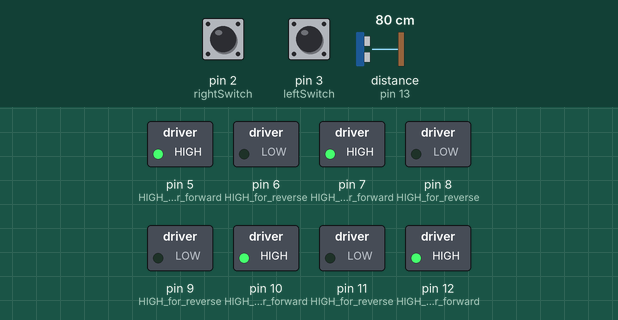
Bench run of a sketch on a simulated Arduino Uno, built with avr-gcc and run on an emulated ATmega328P. Parts: switched loads named in the sketch (green lamp = pin HIGH). Wiring (inferred from the names in the program): ultrasonic range finder: trigger pin 4; echo pin 13. Inputs (shaded band) come from the test bench; at power-on: distance to the obstacle (sensor on pin 13) 80 cm, pin 3 (leftSwitch) LOW, pin 2 (rightSwitch) LOW. The echo pulse lasts 58.3 µs per cm; pins used as bus, display or sensor lines are not drawn.

Above: at 2.2 s.
2.3 s: distance to the obstacle (sensor on pin 13) set to 12 cm
At 3.7 s:
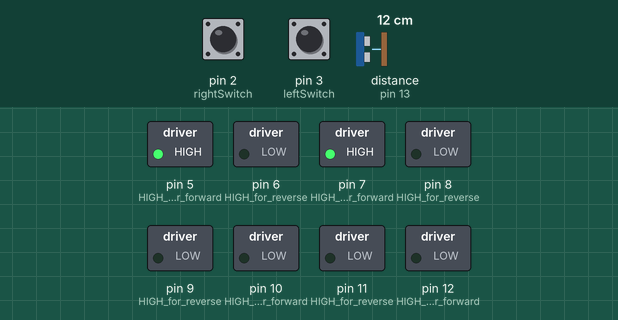
4.5 s: distance to the obstacle (sensor on pin 13) set to 9 cm
At 4.8 s:
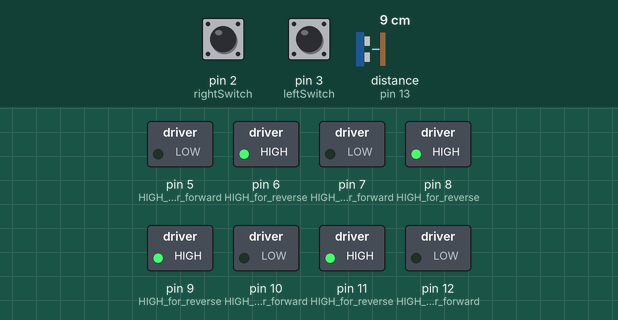
At 6.8 s:
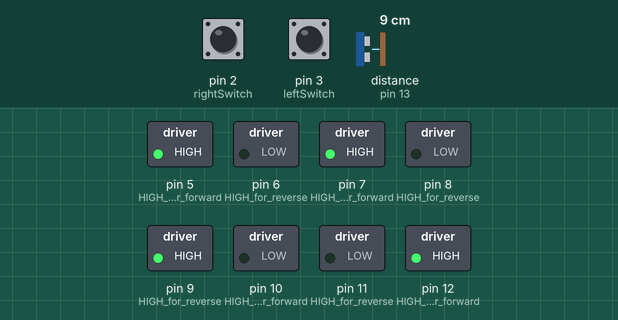
7.5 s: pin 3 (leftSwitch) pulled HIGH for 0.15 s
10.6 s: pin 3 (leftSwitch) pulled HIGH for 1 s
14.6 s: pin 3 (leftSwitch) pulled HIGH for 3.2 s
Timing chart, 0 to 20.3 s (numbered marks = the images above; inputs shaded):
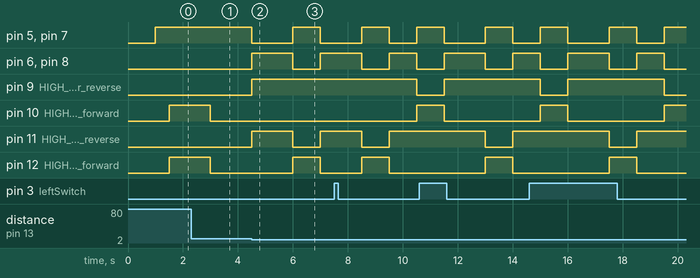

The sketch:

RotavatorTest.ino
```cpp
/**************************************
 * Robotic Rotavator Test Code        *
 * By: Lloyd Mundo                    *
 * Last Modified: 20 May 2019         *
 **************************************/

/* Global Variables are declared here */
const int echoPin = 13;           // echo pin of ultrasonic sensor
const int trigPin = 4;            // trigger pin of ultrasonic sensor
long duration = 0;                // duraion of the echo pulse
float distance = 0;               // distance of the object detected
const byte leftSwitch = 3;        // interrupt pin for left limit switch
const byte rightSwitch = 2;       // interrupt pin for right limit switch
volatile bool bumpedOnLeft = 0;   // flag for when left bumper is hit
volatile bool bumpedOnRight = 0;  // flag for when right bumper is hit
bool forwardState = 0;            // 1 if forward, 0 for stopped
unsigned long previousMillis = 0; // store the last time forwardState is updated
unsigned long currentMillis = 0;  // current running time of forwardState
unsigned long serialMillis = 0;   // store the time when a message is sent to the pi
unsigned long afterSerialMillis = 0;  // current running time after sending a request to pi
const long interval = 1500;       // interval to stop and forward the motor (wheels)
String reply = "";                // holds the reply from raspbery pi

/* Function prototypes declarations */
void forward();
void reverse( int ms );
void stopMotor();
void turnLeft( int ms );
void turnRight( int ms );
void rotorOn();
void rotorReverse();
void rotorOff();
float objDistance();

/* Set up function to define ports and run once*/
void setup()
{
  /* Ultrasonic Sensor */
  pinMode( trigPin, OUTPUT );
  pinMode( echoPin, INPUT );

  /* Wheel Motors */
  pinMode( 12, OUTPUT );  //HIGH for forward
  pinMode( 11, OUTPUT );  //HIGH for reverse
  pinMode( 10, OUTPUT );  //HIGH for forward
  pinMode(  9, OUTPUT );  //HIGH for reverse

  /* Rotor Motors */
  pinMode( 8, OUTPUT ); //HIGH for reverse
  pinMode( 7, OUTPUT ); //HIGH for forward
  pinMode( 6, OUTPUT ); //HIGH for reverse
  pinMode( 5, OUTPUT ); //HIGH for forward

  /* Interrupts */
  pinMode(leftSwitch, INPUT);
  pinMode(rightSwitch, INPUT);
  attachInterrupt(digitalPinToInterrupt(leftSwitch), leftBump, HIGH);
  attachInterrupt(digitalPinToInterrupt(rightSwitch), rightBump, HIGH);

  Serial.begin(9600);
  delay(1000); // 1 second delay before robot starts
}


/* Main Program */
void loop()
{
  rotorOn();
  currentMillis = millis();
  if(currentMillis - previousMillis >= interval)
  {
    previousMillis = currentMillis;
    if(forwardState == 0){
      forwardState = 1;
      forward();
    }
    else{
      forwardState = 0;
      stopMotor();
    }
  }
  /*
  Serial.write("req");
  serialMillis = millis();
  while(!Serial.available())
  {
    afterSerialMillis = millis();
    // if elapsed time after sending a message is greater than or equal 1s
    if((afterSerialMillis - serialMillis) >= 400)
      break;
  }
  reply = Serial.readString();
  if(reply == "turnRight")
  {
    turnRight(800);
  }
  else if(reply == "turnLeft")
  {
    turnLeft(800);
  }
  else if(reply == "reverse")
  {
    rotorReverse();
    reverse(1500);
    rotorOn();
    turnRight(1000);
  }
  else if(reply == "noObject"){}
  reply = ""; //flush reply
  */
  if(bumpedOnLeft == 1){
    rotorReverse();
    reverse(1000);
    rotorOn();
    turnRight(1000);
    bumpedOnLeft = 0;
  }
  else if(bumpedOnRight == 1){
    rotorReverse();
    reverse(1500);
    rotorOn();
    turnLeft(1000);
    bumpedOnRight = 0;
  }
  else if(objDistance() < 10){
    rotorReverse();
    reverse(1500);
    rotorOn();
    turnLeft(1000);
  }
}

/****************************************************
 * Interrupt Service Routine for left limit switch  *
 ***************************************************/
void leftBump()
{
  bumpedOnLeft = 1;
}

/****************************************************
 * Interrupt Service Routine for right limit switch *
 ***************************************************/
void rightBump()
{
  bumpedOnRight = 1;
}

/**********************************
 * Function to move robot forward *
 * Arguments: delay in ms         *
 *********************************/
void forward()
{
  digitalWrite(12, HIGH);
  digitalWrite(10, HIGH);
  digitalWrite(11, LOW);
  digitalWrite(9, LOW);
}

/******************************************
 * Function to move the robot in reverse  *
 * Arguments: delay in ms                 *
 *****************************************/
void reverse(int ms)
{
  digitalWrite(12, LOW);
  digitalWrite(10, LOW);
  digitalWrite(11, HIGH);
  digitalWrite(9, HIGH);
  delay(ms);
}

/******************************
 * Function to stop the robot *
 * Arguments: delay in ms     *
 *****************************/
void stopMotor()
{
  digitalWrite(12, LOW);
  digitalWrite(10, LOW);
  digitalWrite(11, LOW);
  digitalWrite(9, LOW);
}

/******************************************
 * Function to turn robot to left         *
 * Arguments: delay in ms                 *
 *****************************************/
void turnLeft(int ms)
{
  digitalWrite(12, HIGH);
  digitalWrite(10, LOW);
  digitalWrite(11, LOW);
  digitalWrite(9, HIGH);
  delay(ms);
}

/******************************************
 * Function to turn robot to right        *
 * Arguments: delay in ms                 *
 *****************************************/
void turnRight(int ms)
{
  digitalWrite(12, LOW);
  digitalWrite(10, HIGH);
  digitalWrite(11, HIGH);
  digitalWrite(9, LOW);
  delay(ms);
}

/********************************
 * Function to turn rotor ON    *
 * No arguments or retun values *
 *******************************/
void rotorOn()
{
  digitalWrite(8, LOW);
  digitalWrite(6, LOW);
  digitalWrite(7, HIGH);
  digitalWrite(5, HIGH);
}

/********************************
 * Function to reverse rotor    *
 * No arguments or retun values *
 *******************************/
void rotorReverse()
{
  digitalWrite(8, HIGH);
  digitalWrite(6, HIGH);
  digitalWrite(7, LOW);
  digitalWrite(5, LOW);
}

/********************************
 * Function to turn rotor OFF   *
 * No arguments or retun values *
 *******************************/
void rotorOff()
{
  digitalWrite(8, LOW);
  digitalWrite(6, LOW);
  digitalWrite(7, LOW);
  digitalWrite(5, LOW);
}

/*********************************************************
 * Function to determine the distance of object detected *
 * Returns: object distance                              *
 ********************************************************/
float objDistance()
{
  digitalWrite(trigPin, HIGH);          // output high on trigger pin
  delayMicroseconds(10);                // high for 10us delay
  digitalWrite(trigPin, LOW);           // pull it low after
  duration = pulseIn(echoPin, HIGH);    // measure duration of a 'high' on the eco pin
  distance = duration/58;               // distance in cm (from datasheet)
  return distance;
}
```

Measured:
- the behaviour switches between 11 and 10 cm on distance to the obstacle (sensor on pin 13) (found by bisection; images 1 and 2)
- after the input at 4.5 s, pin 5 (HIGH_for_forward): HIGH → LOW at once, → HIGH 1.5 s later, → LOW 1.0 s later; pin 6 (HIGH_for_reverse): LOW → HIGH at once, → LOW 1.5 s later, → HIGH 1.0 s later
- after the input at 7.5 s, pin 9 (HIGH_for_reverse): HIGH → LOW after 3.0 s; pin 10 (HIGH_for_forward): LOW → HIGH after 3.0 s
